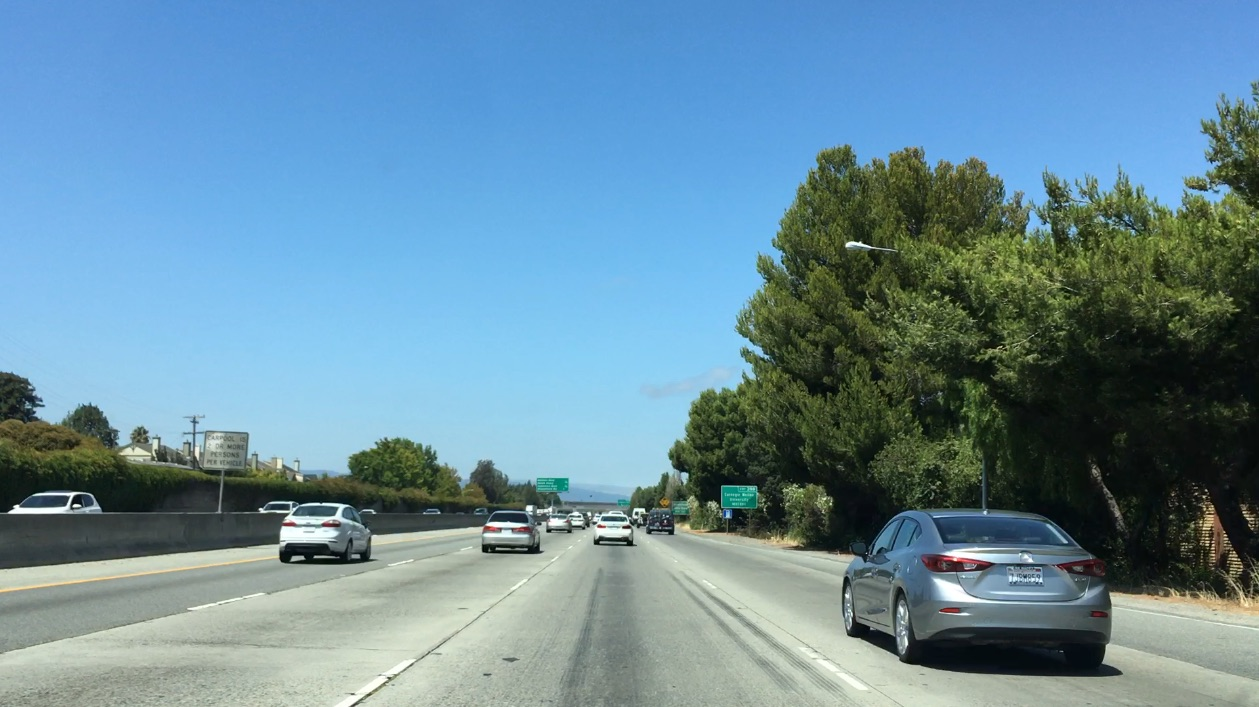
#> input picture test_images/bbox-example-image.jpg, 1259 x 707 px
$ python -i lane_detection_helpers.py   (imports and definitions only)   (older library calls are emulated)
#> lines starting #> are read from the running program, lines starting #| are printed output that depends on the picture; after the words box and inside, x2 and y2 are one past the last pixel; in counts of white or black regions, pixels touching at a corner belong together
from scipy.signal import medfilt
import pickle
import cv2
import numpy as np
import matplotlib.pyplot as plt
import matplotlib.image as mpimg
import glob

# Define a function that takes an image, gradient orientation,
# and threshold min / max values.
def abs_sobel_thresh(gray, orient='x', sobel_kernel=3, thresh=(0, 255)):
    # Apply x or y gradient with the OpenCV Sobel() function
    # and take the absolute value
    if orient == 'x':
        abs_sobel = np.absolute(cv2.Sobel(gray, cv2.CV_64F, 1, 0, ksize=sobel_kernel))
    else:
        abs_sobel = np.absolute(cv2.Sobel(gray, cv2.CV_64F, 0, 1, ksize=sobel_kernel))

    abs_sobel = np.uint8(255*abs_sobel/np.max(abs_sobel))

    binary_output = np.zeros_like(abs_sobel)
    binary_output[(abs_sobel >= thresh[0]) & (abs_sobel <= thresh[1])] = 1

    # Return the result
    return binary_output


# Define a function to return the magnitude of the gradient
# for a given sobel kernel size and threshold values
# [68 lines left out: functions mag_thresh, dir_threshold, color_thresh, hls_select, not called in this run]

def bin_to_rgb(bin_image):
    return cv2.cvtColor(bin_image*255, cv2.COLOR_GRAY2RGB)

def hls_to_rgb(hlsimage):
    return cv2.cvtColor(hlsimage, cv2.COLOR_HLS2RGB)

def binary_noise_reduction(img, thresh=4):
    k = np.array([
        [1, 1, 1],
        [1, 0, 1],
        [1, 1, 1]
    ])
    nb_neighbours = cv2.filter2D(img, ddepth=-1, kernel=k)
    img[nb_neighbours < thresh] = 0
    return img

# [12 lines left out: function create_binary, not called in this run]

def region_of_interest(img, vertices):
    """
    Applies an image mask.

    Only keeps the region of the image defined by the polygon
    formed from `vertices`. The rest of the image is set to black.
    """
    #defining a blank mask to start with
    mask = np.zeros_like(img)

    #defining a 3 channel or 1 channel color to fill the mask with depending on the input image
    if len(img.shape) > 2:
        channel_count = img.shape[2]  # i.e. 3 or 4 depending on your image
        ignore_mask_color = (255,) * channel_count
    else:
        ignore_mask_color = 255

    #filling pixels inside the polygon defined by "vertices" with the fill color
    cv2.fillPoly(mask, vertices, ignore_mask_color)

    #returning the image only where mask pixels are nonzero
    masked_image = cv2.bitwise_and(img, mask)
    return masked_image

def get_steering_correction(steering_angle = 0, max_length = 100, boost = 2):
    length = (steering_angle * boost * max_length) / 180
    if (length > max_length):
        length = max_length
    return length

def get_trapezoid(img, steering_angle = 0, boost = 2, horizon = 0, margin = 0):
    ysize = img.shape[0]
    xsize = img.shape[1]
    left_correction=0
    right_correction=0

    if (steering_angle < 0):
        left_correction = get_steering_correction(steering_angle, round(xsize/2), boost)
    else:
        right_correction = get_steering_correction(steering_angle, round(xsize/2), boost)

    return  np.array([[
                (round(xsize/2)+left_correction, round(ysize*horizon/100)),
                (round(xsize/2)+right_correction, round(ysize*horizon/100)),
                (xsize - margin, ysize),
                (0 + margin, ysize),
            ]], dtype=np.int32)

def gaussian_blur(img, kernel_size):
    """Applies a Gaussian Noise kernel"""
    return cv2.GaussianBlur(img, (kernel_size, kernel_size), 0)

def warp(img, M):
    img_size = (img.shape[1], img.shape[0])
    return cv2.warpPerspective(img, M, img_size, flags=cv2.INTER_LINEAR)

# [127 lines left out: functions histogram_peaks, find_sliding_window, skip_sliding_window, not called in this run]

def curve_rad(fit, y):
    return ((1 + (2*fit[0]*y + fit[1])**2)**1.5) / np.absolute(2*fit[0])

# [14 lines left out: functions get_curve_rad, get_lane_deviation, not called in this run]

def pipeline(img, steering_angle = 0, horizon = 52):
#> called with steering_angle = 0, horizon = 52
    thresh_s = (120, 255)
    thresh_l = (40, 255)
    thresh_sobel = (20, 255)

    # thresh_mag = (0, 255)
    # thresh_dir = (0, 255)

    hls = cv2.cvtColor(img, cv2.COLOR_RGB2HLS)
#> hls: shape (707, 1259, 3); mean of channels 0, 1, 2 80.5, 133.9, 113.3
    l_channel = hls[:,:,1]
    s_channel = hls[:,:,2]
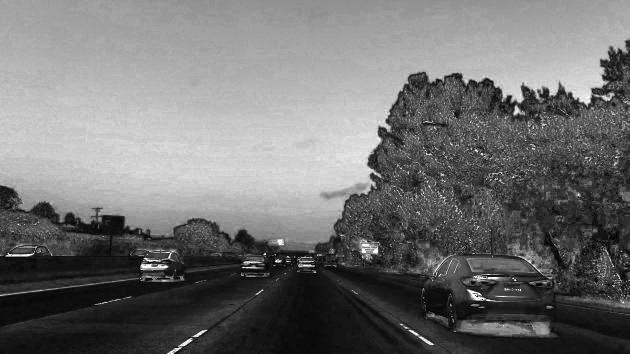
#> s_channel: shape (707, 1259) (shown at 1/2 size); min 0, max 255, mean 113.3

    # Gradient, Magnitude, Direction Thresholds
    gradx = abs_sobel_thresh(l_channel, orient='x', thresh=thresh_sobel)
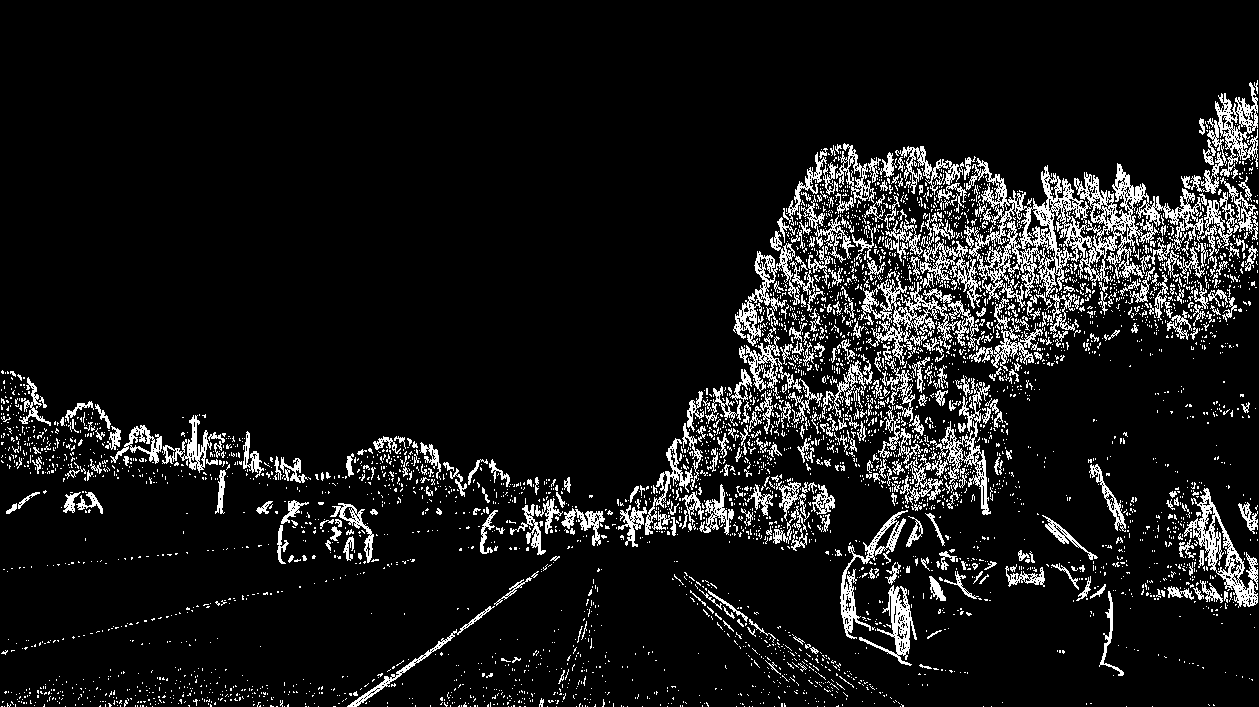
#> gradx: shape (707, 1259); values 0 (black) and 1 (white), 9.4% white in thin lines or dots, all inside (x1, y1, x2, y2) = (1, 80, 1258, 707)
    # mag_bin = mag_thresh(img, sobel_kernel=ksize, mag_thresh=thresh_mag)
    # dir_bin = dir_threshold(img, sobel_kernel=ksize, thresh=thresh_dir)

    # Threshold l (lightness) channel
    l_binary = np.zeros_like(l_channel)
    l_binary[(l_channel >= thresh_l[0]) & (l_channel <= thresh_l[1])] = 1

    # Threshold s (saturation) channel
    s_binary = np.zeros_like(s_channel)
    s_binary[(s_channel >= thresh_s[0]) & (s_channel <= thresh_s[1])] = 1

    # Combined Binary
    combined = np.zeros_like(gradx)
    combined[(((l_binary == 1) & (s_binary == 1)) | (gradx == 1))] = 1

    unnoised = binary_noise_reduction(combined)

    kernel_size = 1 # kernel size must be odd
    gaussian_blur_image = gaussian_blur(unnoised, kernel_size)

    interesting_region = get_trapezoid(gaussian_blur_image, steering_angle=steering_angle, horizon=horizon, margin = 150)
    interesting_region_image = region_of_interest(gaussian_blur_image, interesting_region)
#> in region_of_interest, `masked_image = cv2.bitwise_and(img, mask)`:
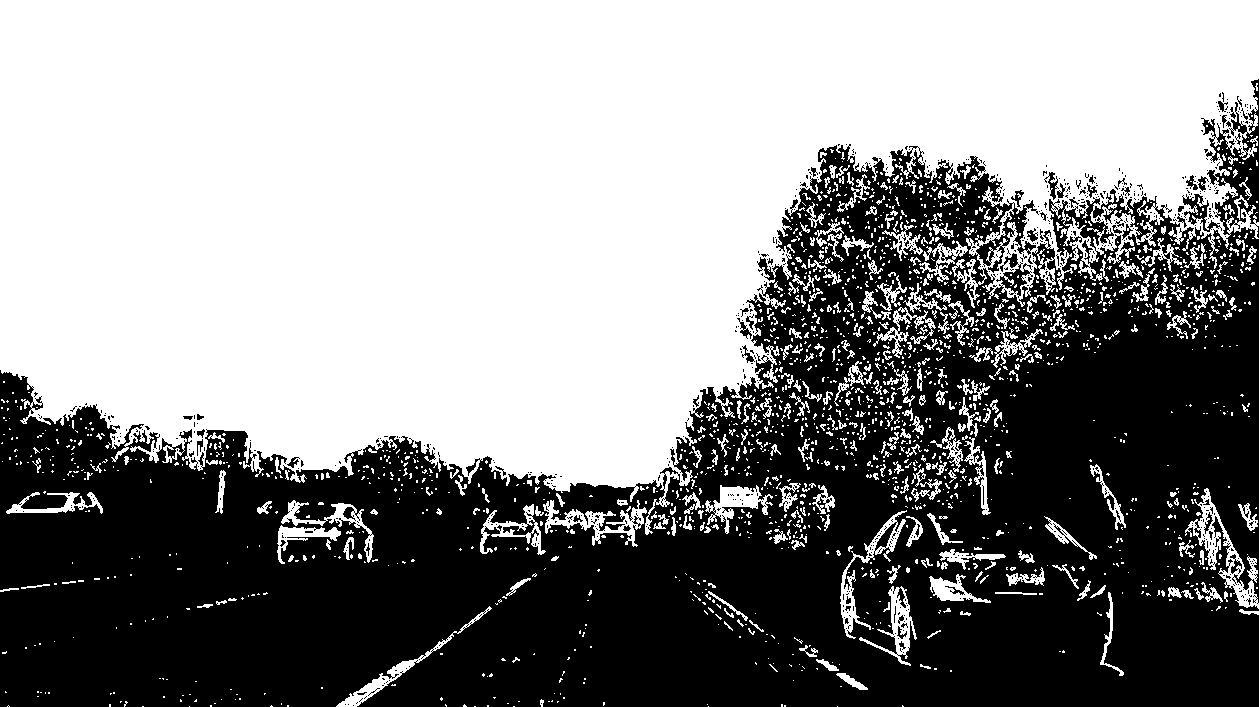
#> img: shape (707, 1259); values 0 (black) and 1 (white), 54.5% white; 905 black regions (847 under 20 px), largest, box (x1, y1, x2, y2) and area: (0, 79, 1259, 707) 399906, (1182, 194, 1222, 232) 471, (1044, 172, 1059, 200) 144

    return interesting_region_image

>>> import cv2
>>> picture = cv2.cvtColor(cv2.imread('test_images/bbox-example-image.jpg'), cv2.COLOR_BGR2RGB)
>>> result = pipeline(picture)
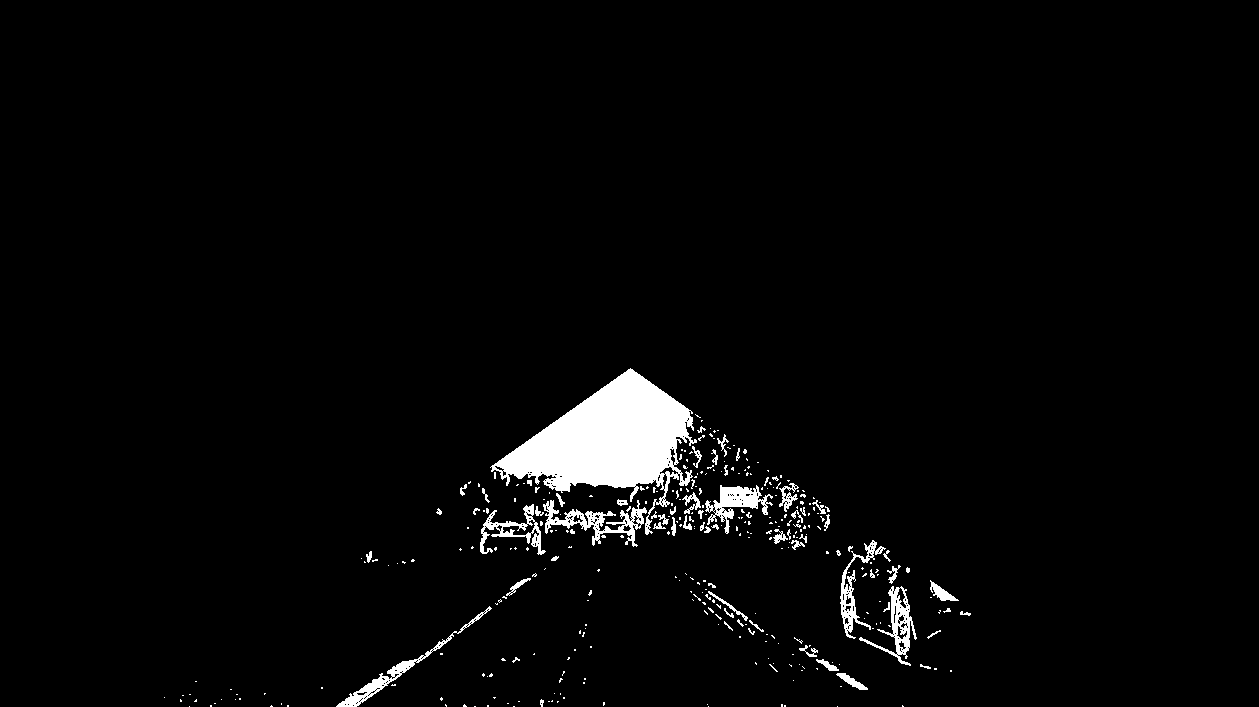
#> result: shape (707, 1259); values 0 (black) and 1 (white), 2.9% white; 347 white regions (285 under 20 px), largest, box (x1, y1, x2, y2) and area: (490, 368, 697, 535) 14440, (543, 500, 647, 547) 1461, (705, 485, 773, 534) 1213

$ run again, on test_images/test_img.jpg
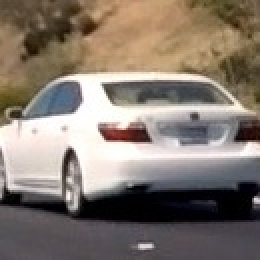
#> input picture test_images/test_img.jpg, 130 x 130 px (shown 2 times larger)
#> hls: shape (130, 130, 3); mean of channels 0, 1, 2 62.8, 121.4, 72.7
#> in pipeline, `gradx = abs_sobel_thresh(l_channel, orient='x', thresh=thresh_sobel)`:
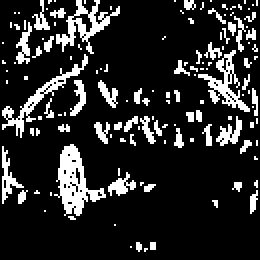
#> gradx: shape (130, 130) (shown 2 times larger); values 0 (black) and 1 (white), 16.1% white in thin lines or dots
#> mask: shape (130, 130); 29.3% white; 1 white region, box (x1, y1, x2, y2) and area: (0, 68, 130, 130) 4949
#> img: shape (130, 130); values 0 (black) and 1 (white), 22.6% white; 53 white regions (39 under 20 px), largest, box (x1, y1, x2, y2) and area: (0, 25, 125, 108) 2753, (28, 0, 55, 23) 222, (108, 60, 121, 73) 77
#> `result = pipeline(picture)`:
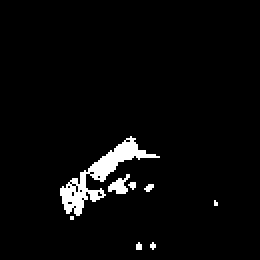
#> result: shape (130, 130) (shown 2 times larger); values 0 (black) and 1 (white), 3.5% white; 8 white regions (6 under 20 px), largest, box (x1, y1, x2, y2) and area: (30, 68, 80, 108) 485, (54, 87, 65, 97) 58

$ run again, on test_images/000275.png
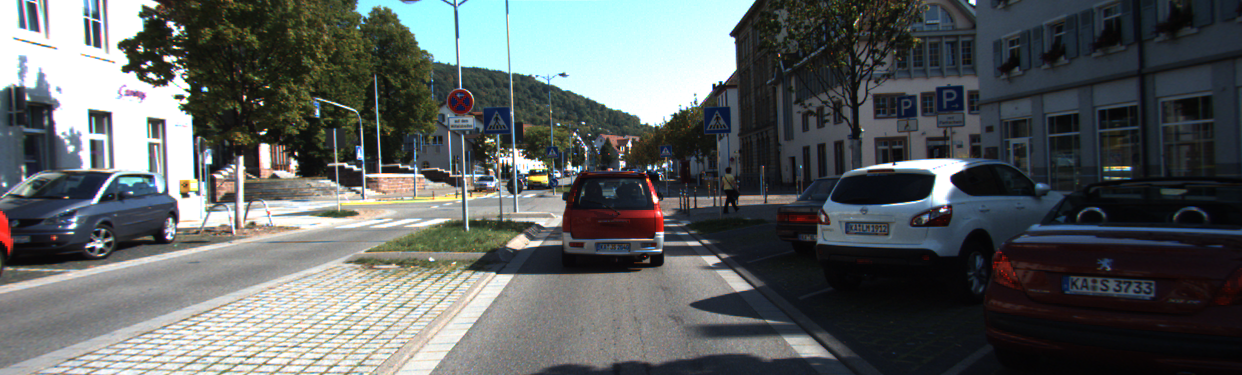
#> input picture test_images/000275.png, 1242 x 375 px
#> hls: shape (375, 1242, 3); mean of channels 0, 1, 2 79.5, 94.7, 70.2
#> in pipeline, `gradx = abs_sobel_thresh(l_channel, orient='x', thresh=thresh_sobel)`:
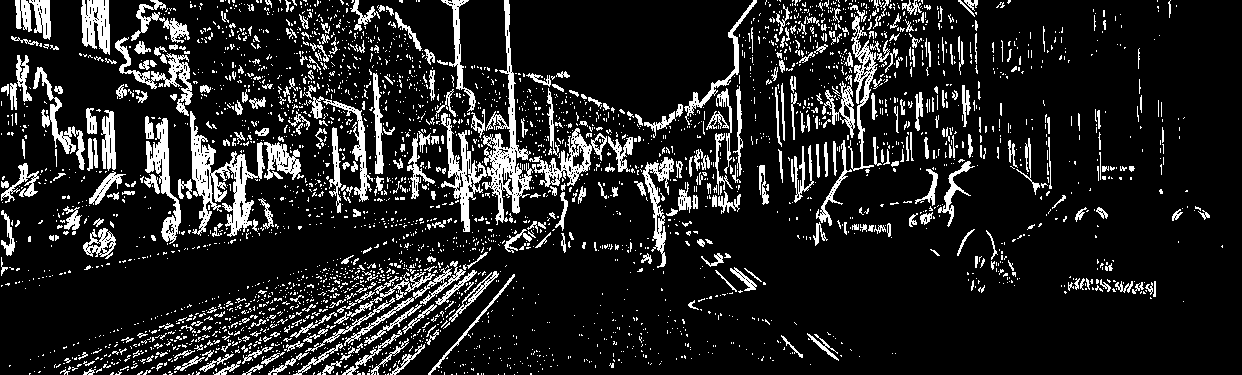
#> gradx: shape (375, 1242); values 0 (black) and 1 (white), 13.9% white; 3379 white regions (2944 under 20 px), largest, box (x1, y1, x2, y2) and area: (190, 111, 265, 237) 3086, (482, 0, 533, 225) 2779, (441, 113, 487, 232) 1538
#> mask: shape (375, 1242); 18.2% white; 1 white region, box (x1, y1, x2, y2) and area: (152, 195, 1091, 375) 84890
#> img: shape (375, 1242); values 0 (black) and 1 (white), 20.6% white; 1161 white regions (886 under 20 px), largest, box (x1, y1, x2, y2) and area: (307, 0, 757, 232) 39648, (120, 261, 477, 375) 12851, (86, 37, 304, 243) 9505
#> `result = pipeline(picture)`:
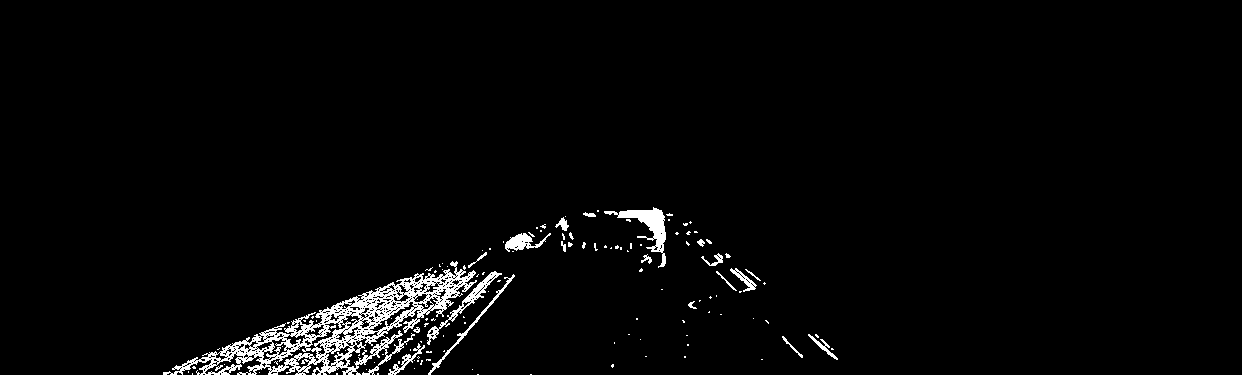
#> result: shape (375, 1242); values 0 (black) and 1 (white), 2.7% white in thin lines or dots, all inside (x1, y1, x2, y2) = (163, 207, 838, 375)
